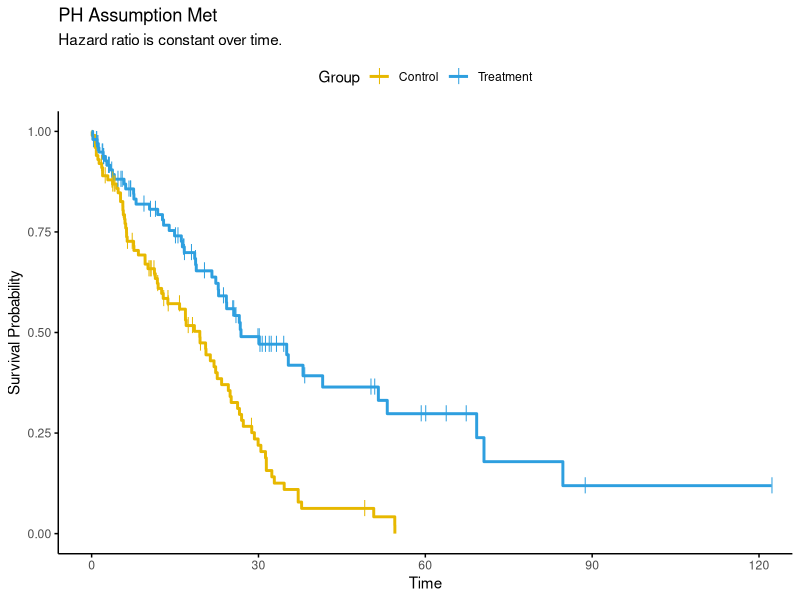
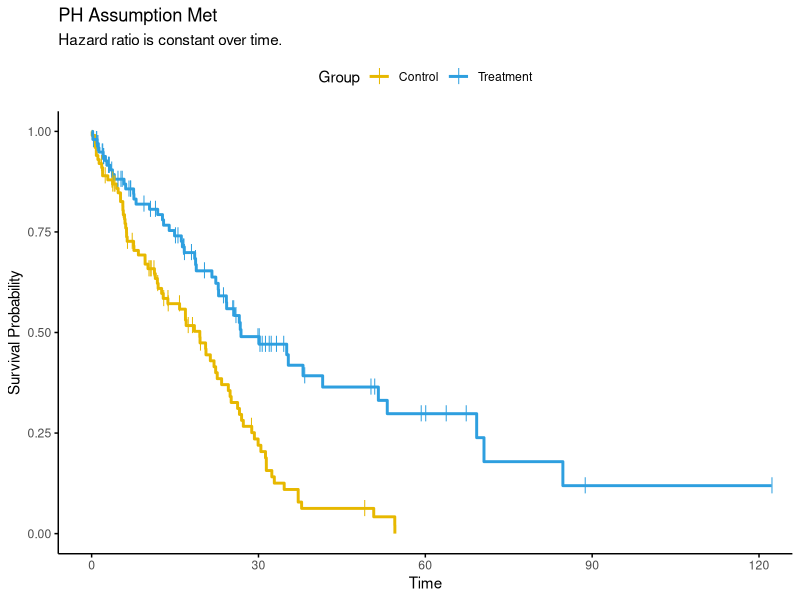
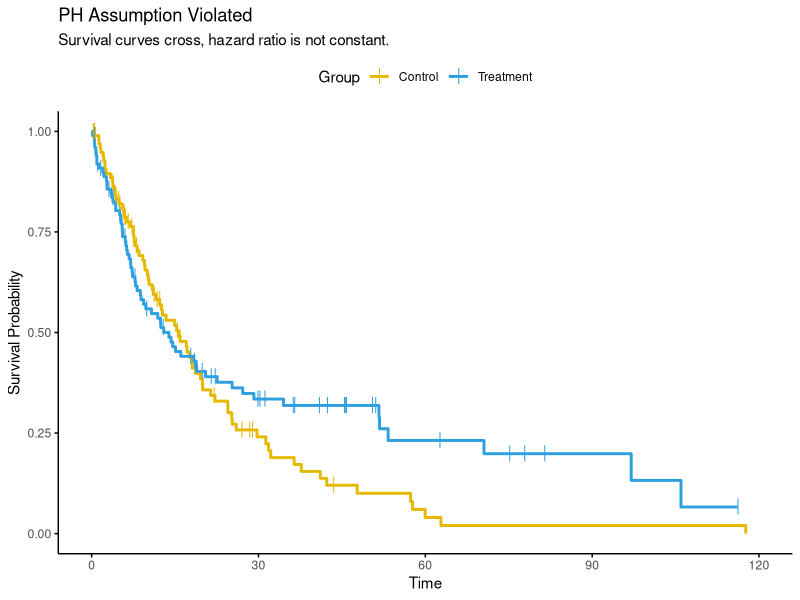
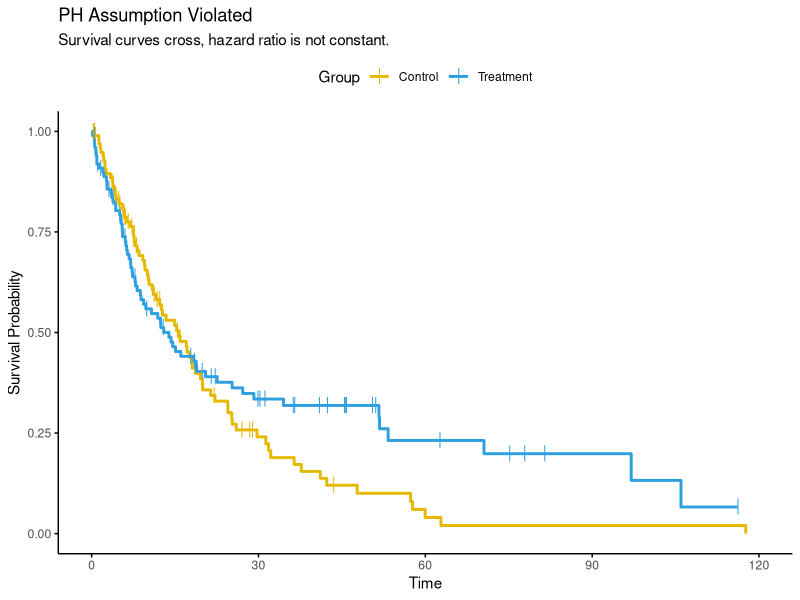
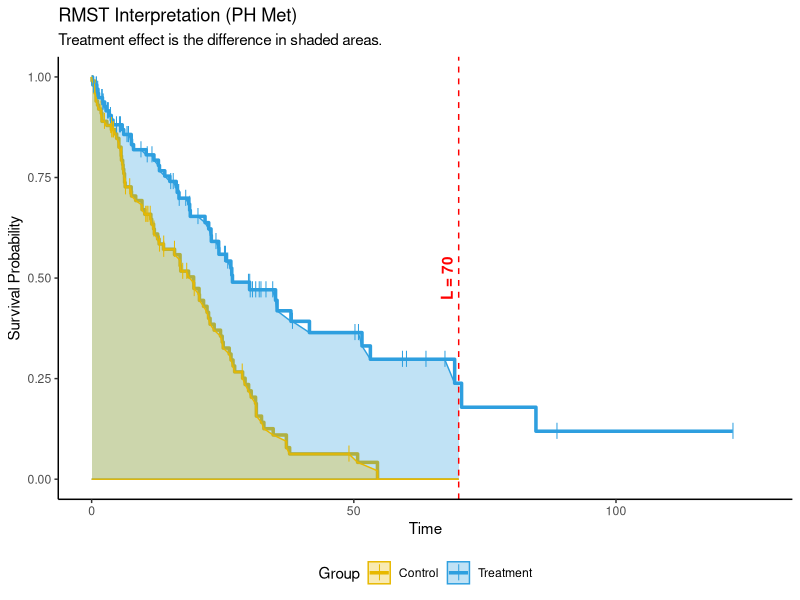
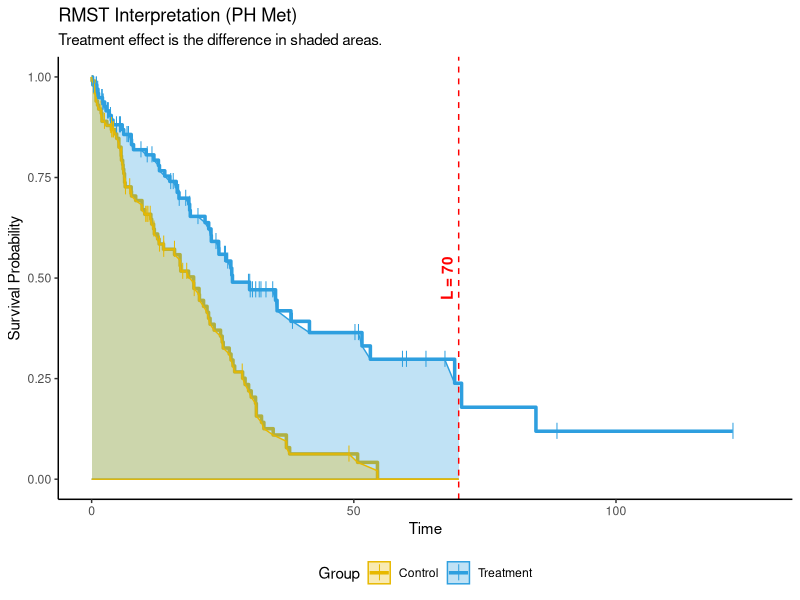
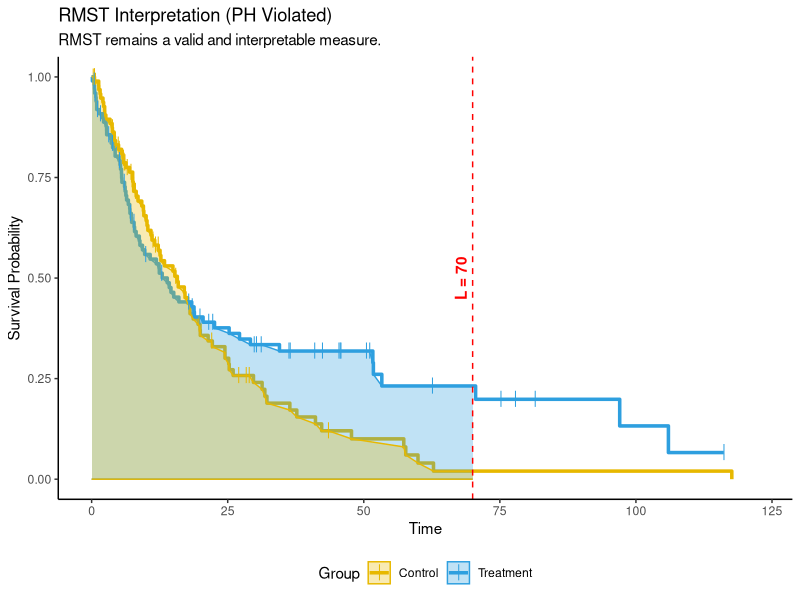
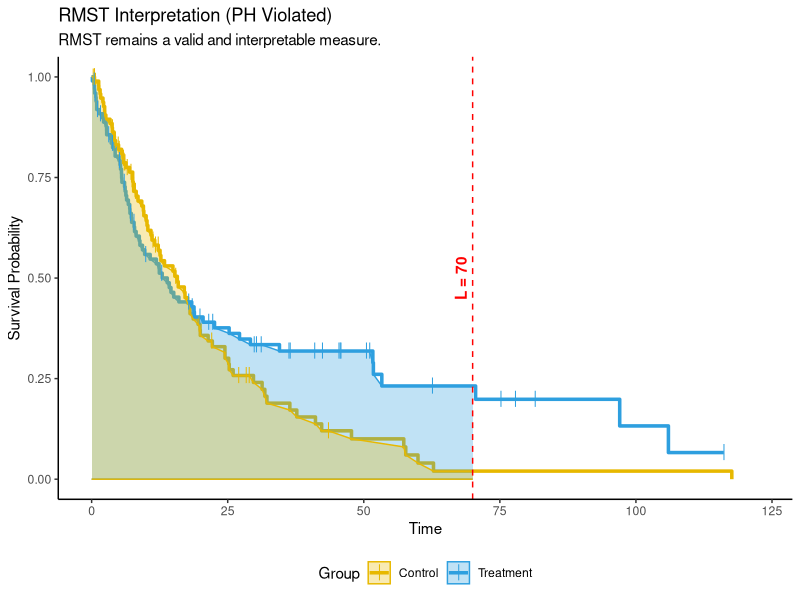

These figures' R source, in order:
# Load necessary libraries
# install.packages(c("survival", "ggplot2", "survminer", "dplyr", "svglite"))
library(survival)
library(ggplot2)
library(survminer)
library(dplyr)
library(svglite)

# --- 1. Plot for Proportional Hazards (PH) Assumption Met ---

set.seed(123)
n <- 200
# Simulate event times with a constant hazard ratio (HR = 0.5)
event_time_ph_met <- rexp(n, rate = 0.05 * rep(c(1, 0.5), each = n/2))
# Simulate censoring times
censoring_time_ph_met <- rexp(n, rate = 0.02)

sim_data_ph_met <- data.frame(
  time = pmin(event_time_ph_met, censoring_time_ph_met),
  status = as.numeric(event_time_ph_met <= censoring_time_ph_met),
  group = factor(rep(c("Control", "Treatment"), each = n/2))
)

fit_met <- survfit(Surv(time, status) ~ group, data = sim_data_ph_met)

p_met <- ggsurvplot(
  fit_met,
  data = sim_data_ph_met,
  palette = c("#E7B800", "#2E9FDF"),
  title = "PH Assumption Met",
  subtitle = "Hazard ratio is constant over time.",
  legend.title = "Group",
  legend.labs = c("Control", "Treatment"),
  xlab = "Time",
  ylab = "Survival Probability",
  censor.shape="|", censor.size = 4,
  ggtheme = theme_classic()
)

ggsave("images/ph_assumption_met.svg", plot = p_met$plot, width = 6, height = 4)
ggsave("images/ph_assumption_met.png", plot = p_met$plot, width = 6, height = 4)


# --- 2. Plot for Proportional Hazards (PH) Assumption Violated ---

set.seed(456)
n <- 200
# Simulate event times with crossing survival curves (violating PH)
time_control <- rexp(n/2, rate = 0.04)
time_treatment <- c(rexp(n/4, rate = 0.1), rexp(n/4, rate = 0.02)) # Delayed effect
event_time_ph_violated <- c(time_control, time_treatment)
# Simulate censoring times
censoring_time_ph_violated <- rexp(n, rate = 0.015)

sim_data_ph_violated <- data.frame(
  time = pmin(event_time_ph_violated, censoring_time_ph_violated),
  status = as.numeric(event_time_ph_violated <= censoring_time_ph_violated),
  group = factor(rep(c("Control", "Treatment"), each = n/2))
)

fit_violated <- survfit(Surv(time, status) ~ group, data = sim_data_ph_violated)

p_violated <- ggsurvplot(
  fit_violated,
  data = sim_data_ph_violated,
  palette = c("#E7B800", "#2E9FDF"),
  title = "PH Assumption Violated",
  subtitle = "Survival curves cross, hazard ratio is not constant.",
  legend.title = "Group",
  legend.labs = c("Control", "Treatment"),
  xlab = "Time",
  ylab = "Survival Probability",
  censor.shape="|", censor.size = 4,
  ggtheme = theme_classic()
)

ggsave("images/ph_assumption_violated.svg", plot = p_violated$plot, width = 6, height = 4)
ggsave("images/ph_assumption_violated.png", plot = p_violated$plot, width = 6, height = 4)


# --- 3. RMST Plot for PH Assumption Met Case ---

L <- 70 # Truncation time

# Use the data from the PH Met simulation
fit_rmst_met <- survfit(Surv(time, status) ~ group, data = sim_data_ph_met)
p_rmst_base_met <- ggsurvplot(fit_rmst_met, data = sim_data_ph_met, censor.shape="|", censor.size = 4)

# Data for the full survival curve
full_plot_df_met <- p_rmst_base_met$plot$data

# Data for the shaded area (up to L)
shaded_plot_df_met <- full_plot_df_met %>% filter(time <= L)
shaded_plot_df_met <- shaded_plot_df_met %>%
  group_by(strata) %>%
  do({
    last_row <- tail(., 1)
    bind_rows(., data.frame(time = L, surv = last_row$surv, strata = last_row$strata))
  }) %>%
  arrange(strata, time)

p_rmst_met <- ggplot(full_plot_df_met, aes(x = time, y = surv, color = strata)) +
  geom_step(linewidth = 1.2) +
  geom_ribbon(data = filter(shaded_plot_df_met, strata == "group=Treatment"), aes(ymin = 0, ymax = surv), fill = "#2E9FDF", alpha = 0.3) +
  geom_ribbon(data = filter(shaded_plot_df_met, strata == "group=Control"), aes(ymin = 0, ymax = surv), fill = "#E7B800", alpha = 0.3) +
  geom_vline(xintercept = L, linetype = "dashed", color = "red") +
  annotate("text", x = L, y = 0.5, label = paste("L =", L), color = "red", angle = 90, vjust = -0.5, fontface="bold") +
  scale_color_manual(name = "Group", labels = c("Control", "Treatment"), values = c("group=Control" = "#E7B800", "group=Treatment" = "#2E9FDF")) +
  labs(title = "RMST Interpretation (PH Met)", subtitle = "Treatment effect is the difference in shaded areas.", x = "Time", y = "Survival Probability") +
  theme_classic() + theme(legend.position = "bottom") +
  geom_point(data = filter(full_plot_df_met, n.censor > 0), aes(x = time, y = surv), shape = "|", size = 4) +
  coord_cartesian(xlim = c(0, max(full_plot_df_met$time) + 5))

ggsave("images/rmst_causal_plot_ph_met.svg", plot = p_rmst_met, width = 7, height = 5)
ggsave("images/rmst_causal_plot_ph_met.png", plot = p_rmst_met, width = 7, height = 5)


# --- 4. RMST Plot for PH Assumption Violated Case ---

# Use the data from the PH Violated simulation
fit_rmst_violated <- survfit(Surv(time, status) ~ group, data = sim_data_ph_violated)
p_rmst_base_violated <- ggsurvplot(fit_rmst_violated, data = sim_data_ph_violated, censor.shape="|", censor.size = 4)

# Data for the full survival curve
full_plot_df_violated <- p_rmst_base_violated$plot$data

# Data for the shaded area (up to L)
shaded_plot_df_violated <- full_plot_df_violated %>% filter(time <= L)
shaded_plot_df_violated <- shaded_plot_df_violated %>%
  group_by(strata) %>%
  do({
    last_row <- tail(., 1)
    bind_rows(., data.frame(time = L, surv = last_row$surv, strata = last_row$strata))
  }) %>%
  arrange(strata, time)

p_rmst_violated <- ggplot(full_plot_df_violated, aes(x = time, y = surv, color = strata)) +
  geom_step(linewidth = 1.2) +
  geom_ribbon(data = filter(shaded_plot_df_violated, strata == "group=Treatment"), aes(ymin = 0, ymax = surv), fill = "#2E9FDF", alpha = 0.3) +
  geom_ribbon(data = filter(shaded_plot_df_violated, strata == "group=Control"), aes(ymin = 0, ymax = surv), fill = "#E7B800", alpha = 0.3) +
  geom_vline(xintercept = L, linetype = "dashed", color = "red") +
  annotate("text", x = L, y = 0.5, label = paste("L =", L), color = "red", angle = 90, vjust = -0.5, fontface="bold") +
  scale_color_manual(name = "Group", labels = c("Control", "Treatment"), values = c("group=Control" = "#E7B800", "group=Treatment" = "#2E9FDF")) +
  labs(title = "RMST Interpretation (PH Violated)", subtitle = "RMST remains a valid and interpretable measure.", x = "Time", y = "Survival Probability") +
  theme_classic() + theme(legend.position = "bottom") +
  geom_point(data = filter(full_plot_df_violated, n.censor > 0), aes(x = time, y = surv), shape = "|", size = 4) +
  coord_cartesian(xlim = c(0, max(full_plot_df_violated$time) + 5))

ggsave("images/rmst_causal_plot_ph_violated.svg", plot = p_rmst_violated, width = 7, height = 5)
ggsave("images/rmst_causal_plot_ph_violated.png", plot = p_rmst_violated, width = 7, height = 5)


print("All SVG and PNG images have been generated and saved in the 'images' folder.")
